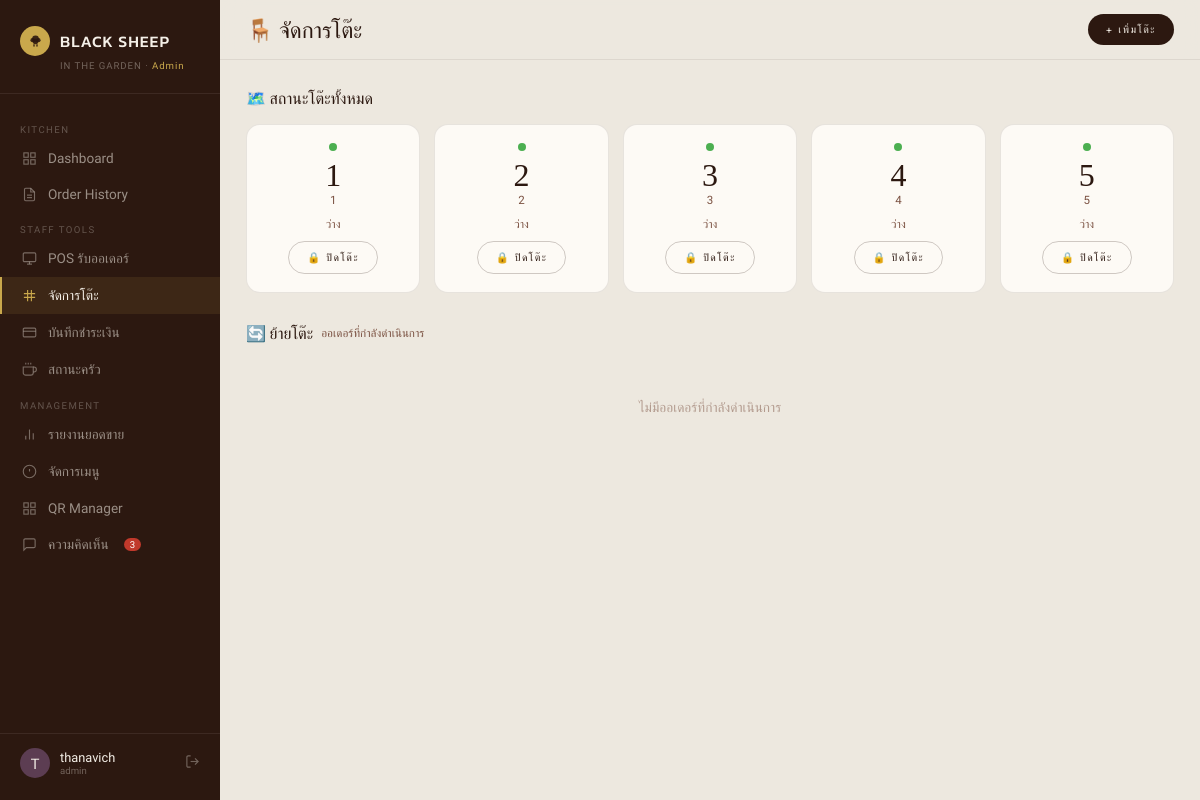
Screenshot of /admin/staff_tables.php (signed in) with the database file from the repository.
### tables this page shows
CREATE TABLE `tables` (
  `table_id` int(11) NOT NULL,
  `table_name` varchar(10) NOT NULL,
  `qr_code_url` varchar(255) DEFAULT NULL,
  `status` enum('available','occupied') DEFAULT 'available',
  `is_active` tinyint(1) NOT NULL DEFAULT 1
);

### admin/staff_tables.php (the view, shortened to what this page needs)
<?php
include '../connect.php';
$tables = $conn->query("
    SELECT t.*,
           COUNT(o.order_id) as active_orders,
           SUM(CASE WHEN o.status NOT IN ('completed','cancelled') THEN 1 ELSE 0 END) as pending_count
    FROM tables t
    LEFT JOIN orders o ON t.table_id=o.table_id AND o.status NOT IN ('completed','cancelled')
    GROUP BY t.table_id
    ORDER BY t.table_id
");
$table_list = [];
while ($t = $tables->fetch_assoc()) $table_list[] = $t;
$order_list = [];
?>
<!DOCTYPE html>
<html lang="th">
<head>
  <link rel="stylesheet" href="../assets/style.css">
  <link rel="stylesheet" href="../assets/admin.css">
</head>
<body>
  <?php include 'sidebar.php'; ?>
  <div class="main">
    <div class="topbar">
      <div class="topbar-title">🪑 จัดการโต๊ะ</div>
      <button class="bs-btn bs-btn-primary bs-btn-sm" onclick="document.getElementById('addTableModal').classList.add('open')">
        + เพิ่มโต๊ะ
      </button>
    </div>
    <div class="page-content">
      <div class="section-title">🗺️ สถานะโต๊ะทั้งหมด</div>
      <div class="table-grid">
        <?php foreach ($table_list as $t):
          $is_busy   = $t['pending_count'] > 0;
          $is_active = $t['is_active'] == 1;
          $card_cls  = !$is_active ? 'closed' : ($is_busy ? 'busy' : 'open');
          $dot_cls   = !$is_active ? 'dot-closed' : ($is_busy ? 'dot-busy' : 'dot-open');
          $status_label = !$is_active ? 'ปิด' : ($is_busy ? "มีออเดอร์ {$t['pending_count']} รายการ" : 'ว่าง');
        ?>
        <div class="tbl-card <?= $card_cls ?>">
          <div class="tbl-status-dot <?= $dot_cls ?>"></div>
          <div class="tbl-num"><?= $t['table_id'] ?></div>
          <div class="tbl-name"><?= htmlspecialchars($t['table_name']) ?></div>
          <div class="tbl-orders"><?= $status_label ?></div>
          <div class="tbl-actions">
            <form method="post" style="display:inline">
              <button type="submit" class="bs-btn bs-btn-outline bs-btn-sm">
                <?= $is_active ? '🔒 ปิดโต๊ะ' : '🔓 เปิดโต๊ะ' ?>
              </button>
            </form>
          </div>
        </div>
        <?php endforeach; ?>
      </div>
      <div class="section-title">
        🔄 ย้ายโต๊ะ
        <span style="font-size:.72rem;font-weight:300;color:var(--choco-light);">ออเดอร์ที่กำลังดำเนินการ</span>
      </div>
      <?php if (empty($order_list)): ?>
      <div style="text-align:center;padding:40px;color:var(--choco-light);opacity:.5;font-size:.85rem;">ไม่มีออเดอร์ที่กำลังดำเนินการ</div>
      <?php endif; ?>
    </div>
  </div>
</body>
</html>

### assets/style.css (style rules this page uses)
:root { --cream: #f5f0e8; --cream-deep: #ede6d6; --cream-dark: #e2d9c6; --choco: #2c1810; --choco-mid: #4a2c1e; --choco-light: #7a5040; --mangosteen: #5c3d52; --mango-pale: #d4b8cc; --botanical: #4a5e3a; --bot-pale: #c8d4be; --gold: #c9a84c; --gold-pale: #e8d49a; --shadow-soft: 0 4px 24px rgba(44, 24, 16, 0.08); --shadow-card: 0 8px 40px rgba(44, 24, 16, 0.14); --shadow-deep: 0 16px 64px rgba(44, 24, 16, 0.28); --radius: 16px; --radius-sm: 10px; }
*, *::before, *::after { box-sizing: border-box; margin: 0; padding: 0; }
html { scroll-behavior: smooth; }
body { font-family: "Jost", sans-serif; font-weight: 300; background-color: var(--cream); color: var(--choco); min-height: 100vh; -webkit-font-smoothing: antialiased; }
.bs-btn { display: inline-flex; align-items: center; justify-content: center; gap: 8px; font-family: "Jost", sans-serif; font-size: 0.72rem; font-weight: 400; letter-spacing: 0.14em; text-transform: uppercase; padding: 12px 24px; border-radius: 50px; border: none; cursor: pointer; transition: all 0.2s; }
.bs-btn-primary { background: var(--choco); color: var(--cream); }
.bs-btn-outline { background: transparent; color: var(--choco); border: 1px solid rgba(44, 24, 16, 0.22); }
.bs-btn-sm { padding: 8px 18px; font-size: 0.65rem; }

### assets/admin.css (style rules this page uses)
body { background: #ede8df; display: flex; min-height: 100vh; font-family: "Prompt", sans-serif; margin: 0; }
.main { margin-left: 220px; flex: 1; }
.topbar { height: 60px; background: rgba(237, 232, 223, 0.9); backdrop-filter: blur(14px); border-bottom: 1px solid rgba(44, 24, 16, 0.08); display: flex; align-items: center; justify-content: space-between; padding: 0 26px; position: sticky; top: 0; z-index: 40; }
.topbar-title { font-family: "Kanit", sans-serif; font-size: 1.4rem; font-weight: 500; }
.page-content { padding: 26px; }

### admin/staff_tables.php (style rules this page uses)
.table-grid { display:grid; grid-template-columns:repeat(auto-fill,minmax(160px,1fr)); gap:14px; margin-bottom:28px; }
.tbl-card { border-radius:14px; border:1px solid rgba(44,24,16,.1); padding:18px 16px; text-align:center; position:relative; transition:all .2s; }
.tbl-card.open { background:#FDFAF5; }
.tbl-num { font-family:'Cormorant Garamond',serif; font-size:2rem; font-weight:400; color:var(--choco); line-height:1; }
.tbl-name { font-size:.72rem; color:var(--choco-light); margin-top:2px; margin-bottom:10px; }
.tbl-status-dot { width:8px; height:8px; border-radius:50%; margin:0 auto 8px; }
.dot-open { background:#4CAF50; }
.tbl-orders { font-size:.72rem; color:var(--choco-light); margin-bottom:10px; }
.tbl-actions { display:flex; gap:6px; justify-content:center; flex-wrap:wrap; }
.section-title { font-family:'Kanit',sans-serif; font-size:1rem; font-weight:500; color:var(--choco); margin-bottom:14px; display:flex; align-items:center; gap:8px; }

### rows the page displays
tables: table_id "1", table_name "1", status_label "ว่าง", is_active "🔒 ปิดโต๊ะ"
tables: table_id "2", table_name "2", status_label "ว่าง", is_active "🔒 ปิดโต๊ะ"
tables: table_id "3", table_name "3", status_label "ว่าง", is_active "🔒 ปิดโต๊ะ"
tables: table_id "4", table_name "4", status_label "ว่าง", is_active "🔒 ปิดโต๊ะ"
tables: table_id "5", table_name "5", status_label "ว่าง", is_active "🔒 ปิดโต๊ะ"

### other values shown
$role "Admin"
$label "Dashboard Order History POS รับออเดอร์ จัดการโต๊ะ บันทึกชำระเงิน สถานะครัว รายงานยอดขาย จัดการเมนู QR Manager"
$fb_unread "3"
substr($_SESSION['admin_name']??'S',0,1) "T"
$_SESSION['admin_name'] "thanavich"
$role "admin"
